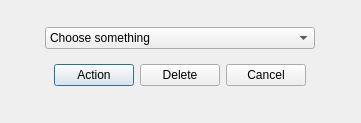
<?xml version="1.0" encoding="UTF-8"?>
<ui version="4.0">
 <class>chooseFromList</class>
 <widget class="QDialog" name="chooseFromList">
  <property name="geometry">
   <rect>
    <x>0</x>
    <y>0</y>
    <width>361</width>
    <height>123</height>
   </rect>
  </property>
  <property name="windowTitle">
   <string>Dialog</string>
  </property>
  <layout class="QHBoxLayout" name="horizontalLayout_2">
   <item>
    <widget class="QWidget" name="widget" native="true">
     <layout class="QVBoxLayout" name="verticalLayout_3">
      <property name="leftMargin">
       <number>0</number>
      </property>
      <property name="topMargin">
       <number>0</number>
      </property>
      <property name="rightMargin">
       <number>0</number>
      </property>
      <property name="bottomMargin">
       <number>0</number>
      </property>
      <item alignment="Qt::AlignHCenter|Qt::AlignVCenter">
       <widget class="QWidget" name="widget_2" native="true">
        <layout class="QVBoxLayout" name="verticalLayout_2">
         <property name="leftMargin">
          <number>0</number>
         </property>
         <property name="topMargin">
          <number>0</number>
         </property>
         <property name="rightMargin">
          <number>0</number>
         </property>
         <property name="bottomMargin">
          <number>0</number>
         </property>
         <item>
          <widget class="QComboBox" name="select">
           <item>
            <property name="text">
             <string>Choose something</string>
            </property>
           </item>
          </widget>
         </item>
         <item>
          <widget class="QWidget" name="widget_3" native="true">
           <property name="sizePolicy">
            <sizepolicy hsizetype="Fixed" vsizetype="Fixed">
             <horstretch>0</horstretch>
             <verstretch>0</verstretch>
            </sizepolicy>
           </property>
           <layout class="QHBoxLayout" name="horizontalLayout">
            <item>
             <widget class="QPushButton" name="action">
              <property name="text">
               <string>Action</string>
              </property>
             </widget>
            </item>
            <item>
             <widget class="QPushButton" name="del">
              <property name="text">
               <string>Delete</string>
              </property>
             </widget>
            </item>
            <item>
             <widget class="QPushButton" name="cancel">
              <property name="text">
               <string>Cancel</string>
              </property>
             </widget>
            </item>
           </layout>
          </widget>
         </item>
        </layout>
       </widget>
      </item>
     </layout>
    </widget>
   </item>
  </layout>
 </widget>
 <resources/>
 <connections/>
</ui>
